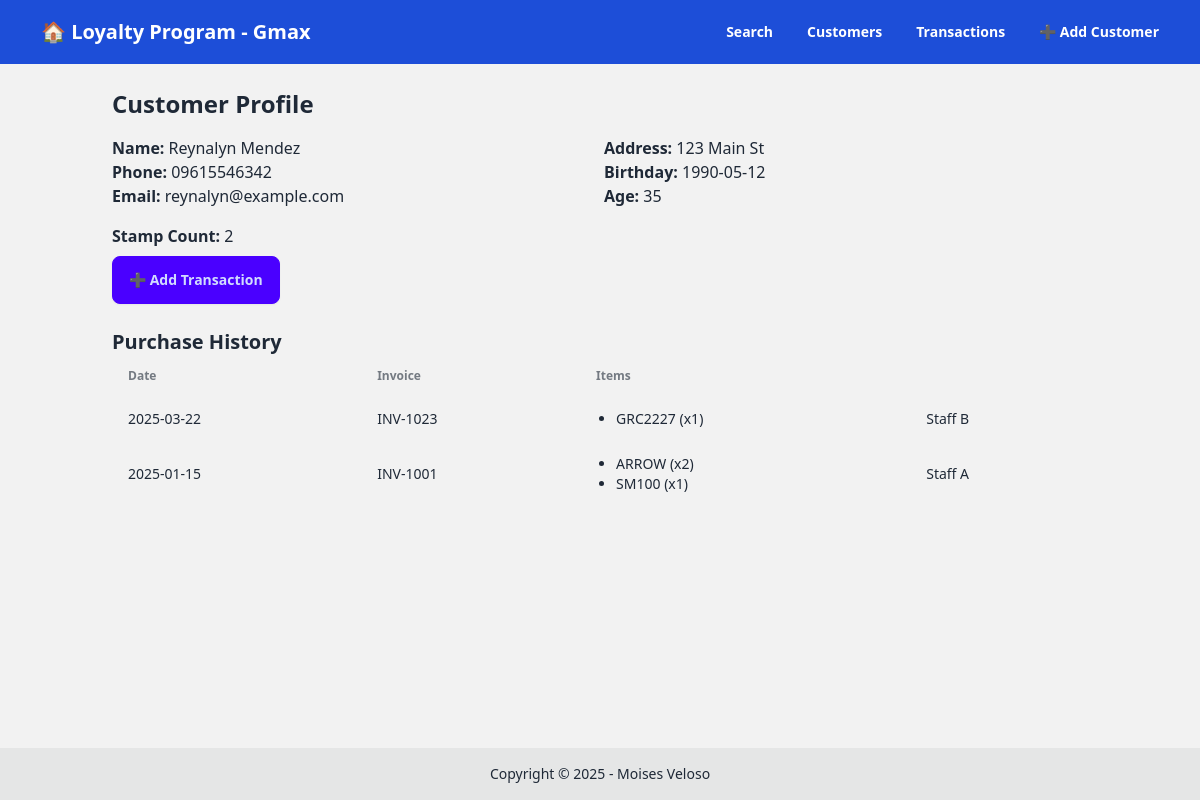
/customer_profile.php?id=1, run on the app's committed database.
### tables this page shows
CREATE TABLE IF NOT EXISTS customers (
  id INT AUTO_INCREMENT PRIMARY KEY,
  name VARCHAR(255) NOT NULL,
  address TEXT,
  phone VARCHAR(50) NOT NULL UNIQUE,
  email VARCHAR(255),
  birthday DATE,
  age INT,
  gender VARCHAR(20),
  marital_status VARCHAR(20)
);

CREATE TABLE IF NOT EXISTS transactions (
  id INT AUTO_INCREMENT PRIMARY KEY,
  customer_id INT NOT NULL,
  date DATE NOT NULL,
  invoice VARCHAR(255) NOT NULL,
  answered_by VARCHAR(255),
  items JSON,
  FOREIGN KEY (customer_id) REFERENCES customers(id) ON DELETE CASCADE
);

### customer_profile.php (the view, shortened to what this page needs)
<?php include 'header.php'; ?>
<?php include 'db.php'; ?>
<?php
$customer_id = intval($_GET['id']);
$cstmt = $conn->prepare("SELECT * FROM customers WHERE id = ?");
$cstmt->bind_param('i', $customer_id);
$cstmt->execute();
$customer_res = $cstmt->get_result();
$customer = $customer_res->fetch_assoc();
$tstmt = $conn->prepare("SELECT * FROM transactions WHERE customer_id = ? ORDER BY date DESC");
$tstmt->bind_param('i', $customer_id);
$tstmt->execute();
$txs = $tstmt->get_result();
$count_stmt = $conn->prepare("SELECT COUNT(*) AS cnt FROM transactions WHERE customer_id = ?");
$count_stmt->bind_param('i', $customer_id);
$count_stmt->execute();
$count_res = $count_stmt->get_result()->fetch_assoc();
$stamp_count = intval($count_res['cnt'] ?? 0);
?>
<h2 class="text-2xl font-bold mb-4">Customer Profile</h2>
<div class="grid grid-cols-1 sm:grid-cols-2 gap-2">
  <div>
    <p><strong>Name:</strong> <?= htmlspecialchars($customer['name'] ?? '', ENT_QUOTES, 'UTF-8') ?></p>
    <p><strong>Phone:</strong> <?= htmlspecialchars($customer['phone'] ?? '', ENT_QUOTES, 'UTF-8') ?></p>
    <p><strong>Email:</strong> <?= htmlspecialchars($customer['email'] ?? '', ENT_QUOTES, 'UTF-8') ?></p>
  </div>
  <div>
    <p><strong>Address:</strong> <?= nl2br(htmlspecialchars($customer['address'] ?? '', ENT_QUOTES, 'UTF-8')) ?></p>
    <p><strong>Birthday:</strong> <?= htmlspecialchars($customer['birthday'] ?? '', ENT_QUOTES, 'UTF-8') ?></p>
    <p><strong>Age:</strong> <?= htmlspecialchars($customer['age'] ?? '', ENT_QUOTES, 'UTF-8') ?></p>
  </div>
</div>
<div class="mt-4">
  <p><strong>Stamp Count:</strong> <?= $stamp_count ?> <?php if ($stamp_count >= 5) echo '<span class="badge badge-accent">🎁 Eligible</span>'; ?></p>
  <a class="btn btn-primary mt-2" href="add_transaction.php?id=<?= $customer_id ?>">➕ Add Transaction</a>
</div>
<h3 class="text-xl font-semibold mt-6">Purchase History</h3>
<div class="overflow-x-auto">
  <table class="table table-zebra w-full">
    <thead><tr><th>Date</th><th>Invoice</th><th>Items</th></tr></thead>
    <tbody>
      <?php while ($t = $txs->fetch_assoc()): ?>
        <tr>
          <td><?= htmlspecialchars($t['date'] ?? '', ENT_QUOTES, 'UTF-8') ?></td>
          <td><?= htmlspecialchars($t['invoice'] ?? '', ENT_QUOTES, 'UTF-8') ?></td>
          <td>
            <ul class="list-disc pl-5">
            <?php
              $items = json_decode($t['items'] ?? '[]', true);
              if (is_array($items) && count($items) > 0) {
                  foreach ($items as $it) {
                      $iname = htmlspecialchars($it['name'] ?? ($it['model'] ?? 'Unknown'), ENT_QUOTES, 'UTF-8');
                      $iqty = intval($it['qty'] ?? 1);
                      echo "<li>{$iname} (x{$iqty})</li>";
                  }
              } else {
                  echo '<li class="text-gray-500 italic">No items recorded</li>';
              }
            ?>
            </ul>
          </td>
          <td><?= htmlspecialchars($t['answered_by'] ?? '', ENT_QUOTES, 'UTF-8') ?></td>
        </tr>
      <?php endwhile; ?>
    </tbody>
  </table>
</div>
<?php include 'footer.php'; ?>

### data on the page
customers: name "Reynalyn Mendez", phone "09615546342", email "reynalyn@example.com", address "123 Main St", birthday "1990-05-12", age "35"
transactions: date "2025-03-22", invoice "INV-1023", iname "GRC2227", iqty "1", answered_by "Staff B"
transactions: date "2025-01-15", invoice "INV-1001", iname "ARROW", iqty "2", iname "SM100", iqty "1", answered_by "Staff A"

### other printed values
$stamp_count "2"
